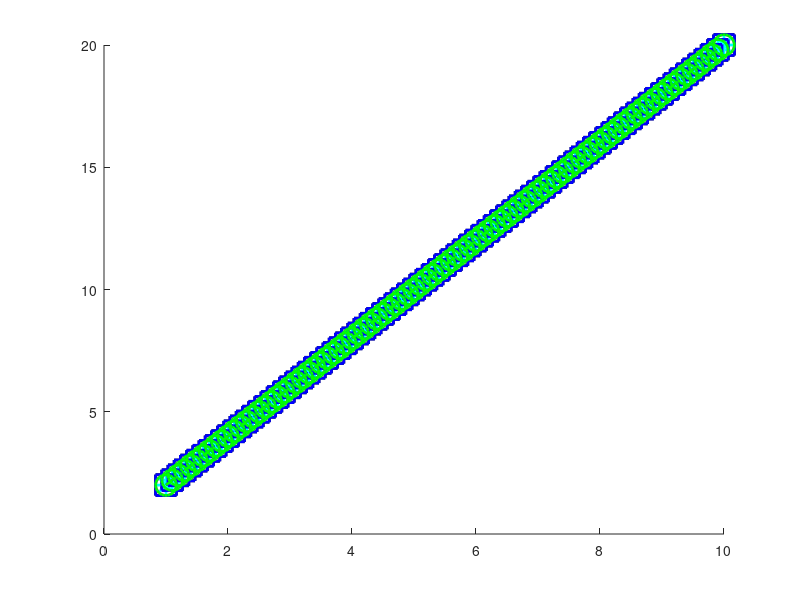

Write MATLAB code to recreate this figure. (Note: this script raises an error after producing the figure.)
function draw_bar2()
fig = figure;
hold on;

figure_MarkerSize = 15;
legend_FontSize = 20;

x = [1:0.1:10]; 

y_bd = x * 2;
y_ba = x * 2;
y_pbd = x * 2;
y_pba = x * 2;
%y_pdbd = x * 2;
%y_pdba = x * 2;
y_plbu = x * 2;

%a = plot(x_DAM_Crime,y_DAM_Crime, 'rs-','LineWidth',2,'MarkerSize',figure_MarkerSize);
%b = plot(x_DAM_NYC, y_DAM_NYC, 'rx-','LineWidth',2,'MarkerSize',figure_MarkerSize);
%c = plot(x_DAM_Normal, y_DAM_Normal, 'g+:','LineWidth',2,'MarkerSize',figure_MarkerSize);
%d = plot(x_DAM_Zipf, y_DAM_Zipf, 'go:', 'LineWidth', 2,'MarkerSize',figure_MarkerSize);
%e = plot(x_DAM_Zipf, y_DAM_Zipf, 'g*:', 'LineWidth', 2,'MarkerSize',figure_MarkerSize);

a = plot(x, y_bd, 'ks-','LineWidth',2, 'MarkerSize',figure_MarkerSize);
b = plot(x, y_pbd, 'mo-','LineWidth',2, 'MarkerSize',figure_MarkerSize);
g = plot(x, y_plbu, 'c*--', 'LineWidth',2, 'MarkerSize',figure_MarkerSize);
c = plot(x, y_ba, 'bs--', 'LineWidth', 2, 'MarkerSize',figure_MarkerSize);
d = plot(x, y_pba, 'go--','LineWidth',2, 'MarkerSize',figure_MarkerSize);
%e = plot(x, y_pdbd, 'cd-','LineWidth',2, 'MarkerSize',figure_MarkerSize);
%f = plot(x, y_pdba, 'rd--','LineWidth',2, 'MarkerSize',figure_MarkerSize);


a.Visible='off';
b.Visible='off';
g.Visible='off';
c.Visible='off';
d.Visible='off';
%e.Visible='off';
%f.Visible='off';


%legend_names = ["BD";"BA";"PBD";"PBA";"PDBD";"PDBA"];
legend_names = ["BD";"BA";"PLBU";"PBD";"PBA"];

locationType = 'northoutside';
orientationType = 'horizontal';
textColor = 'black';
%h = legend('RAM-Crime', 'DAM-Crime','RAM-NYC','DAM-NYC','Location',locationType,'Orientation',orientationType, 'TextColor', textColor);
%h = legend('DAM-Crime','DAM-NYC','DAM-Normal','DAM-Zipf','DAM-MC-Normal','Location',locationType,'Orientation',orientationType, 'TextColor', textColor);
%h = legend(legend_names(1), legend_names(2), legend_names(3), legend_names(4), legend_names(5), legend_names(6), 'Location',locationType,'Orientation',orientationType, 'TextColor', textColor);
h = legend(legend_names(1), legend_names(2), legend_names(3), legend_names(4), legend_names(5), 'Location',locationType,'Orientation',orientationType, 'TextColor', textColor);
set(h,'FontName','Times New Roman','FontSize',legend_FontSize,'FontWeight','normal');
axis off;
